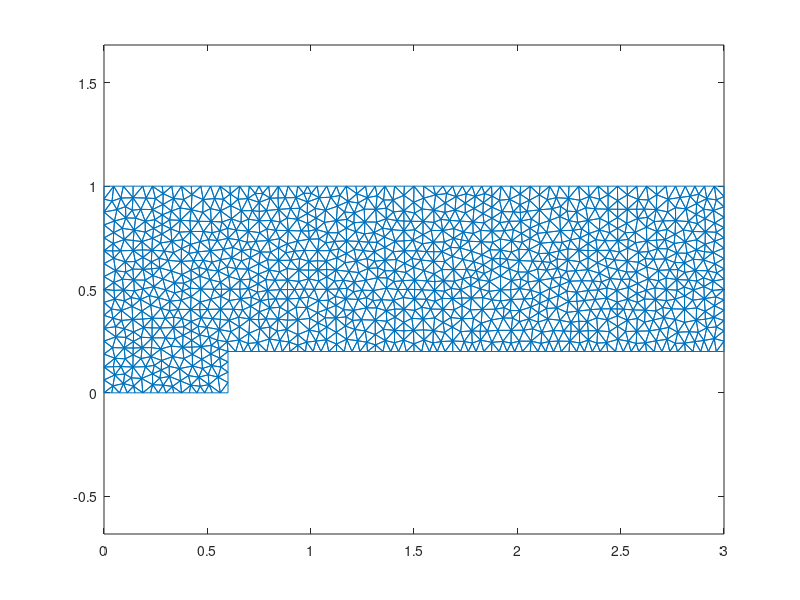

The MATLAB source for this figure:
%path = '../galerkin/meshes/NACA0012_1_25deg/';
path = 'Desktop/martin0_1';

load geometrie
PX = geometrie{1};
PY = geometrie{2};
T = geometrie{3};
Neighbours = geometrie{4};

mkdir(path);
dlmwrite(strcat(path,'/points.txt'), [PX, PY], 'delimiter', ' ', 'precision', 16);
dlmwrite(strcat(path,'/triangles.txt'), T(:,1:3), 'delimiter', ' ', 'precision', 16);
dlmwrite(strcat(path,'/neighbours.txt'), Neighbours(:,1:3), 'delimiter', ' ', 'precision', 16);

T = T + 1;
T = T(:,1:3);
figure(1);
triplot(T, PX, PY);
axis equal
% axis([0 3 0 1]);
